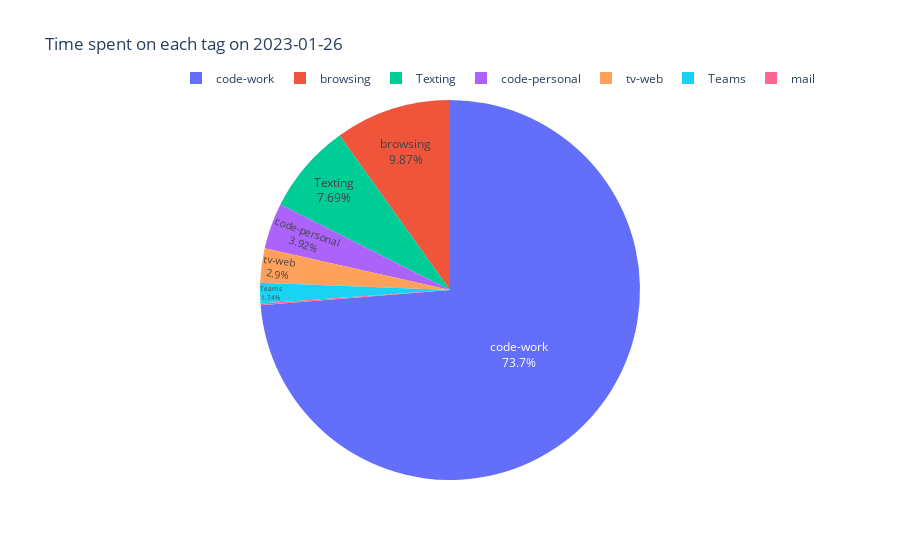

Write notebook code for a chart like this one.
### Code cell
# a pie chart
import plotly.express as px
# get entries for a day and plot a pie chart
df_ = df[df['Day'] == '2023-01-25']
print(df_)
# take pie percent from the 'Percentage' col
fig = px.pie(df_, values='Percentage', names='Tag', title='Time spent on each tag on 2023-01-26')

# names on the pie chart
fig.update_traces(textposition='inside', textinfo='percent+label')
# legend on bottom
fig.update_layout(legend=dict(

    orientation="h",
    yanchor="bottom",
    y=1.02,
    xanchor="right",
    x=1
))

### Figure 1 — Plotly figure (JSON) as saved in the notebook; plotly's stock layout.template omitted (floating-point values rounded to 4 significant figures)
{"data": [{"domain": {"x": [0, 1], "y": [0, 1]}, "hovertemplate": "Tag=%{label}<br>Percentage=%{value}<extra></extra>", "labels": ["browsing", "Texting", "code-work", "code-personal", "tv-web", "Teams", "mail"], "legendgroup": "", "name": "", "showlegend": true, "textinfo": "percent+label", "textposition": "inside", "type": "pie", "values": [9.869, 7.692, 73.73, 3.919, 2.903, 1.742, 0.1451]}], "layout": {"legend": {"orientation": "h", "tracegroupgap": 0, "x": 1, "xanchor": "right", "y": 1.02, "yanchor": "bottom"}, "title": {"text": "Time spent on each tag on 2023-01-26"}}}
